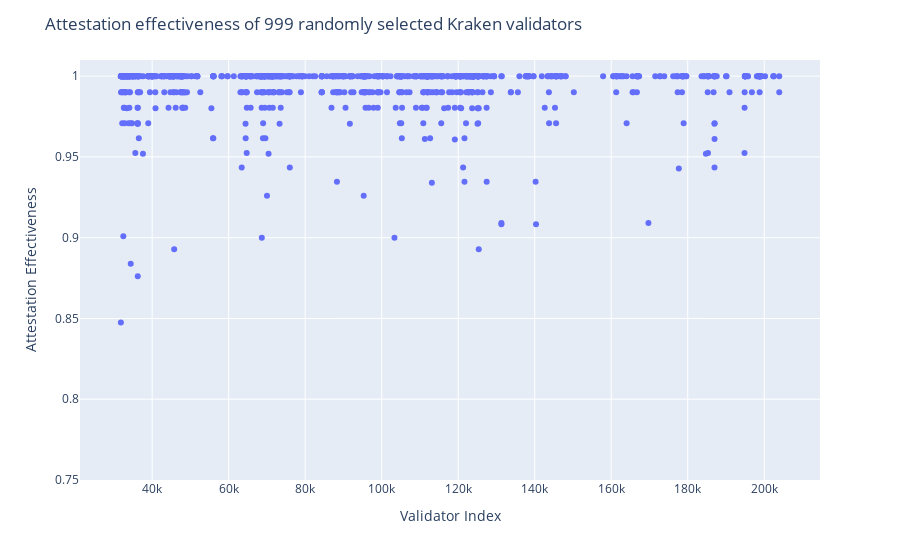

The notebook cell saved with this chart:
### Code cell
import plotly.express as px
fig = px.scatter(x= kraken_effectiveness[0], y=kraken_effectiveness[1], labels = {"x": "Validator Index", "y": "Attestation Effectiveness"})
fig.update_layout(title = "Attestation effectiveness of 999 randomly selected Kraken validators")
fig.update_yaxes(range=[0.75, 1.01])
fig.show()

### Figure 1 — Plotly figure (JSON) as saved in the notebook; plotly's stock layout.template omitted (floating-point values rounded to 4 significant figures; data arrays with more than 128 entries replaced by an {"elided": "..."} marker saying what was removed)
{"data": [{"hovertemplate": "Validator Index=%{x}<br>Attestation Effectiveness=%{y}<extra></extra>", "legendgroup": "", "marker": {"color": "#636efa", "symbol": "circle"}, "mode": "markers", "name": "", "orientation": "v", "showlegend": false, "type": "scatter", "x": {"elided": "999 int values"}, "xaxis": "x", "y": {"elided": "999 float values"}, "yaxis": "y"}], "layout": {"autosize": true, "legend": {"tracegroupgap": 0}, "margin": {"t": 60}, "title": {"text": "Attestation effectiveness of 999 randomly selected Kraken validators"}, "xaxis": {"anchor": "y", "autorange": true, "domain": [0, 1], "range": [21020.0, 214700.0], "title": {"text": "Validator Index"}, "type": "linear"}, "yaxis": {"anchor": "x", "domain": [0, 1], "range": [0.75, 1.01], "title": {"text": "Attestation Effectiveness"}, "type": "linear"}}}
